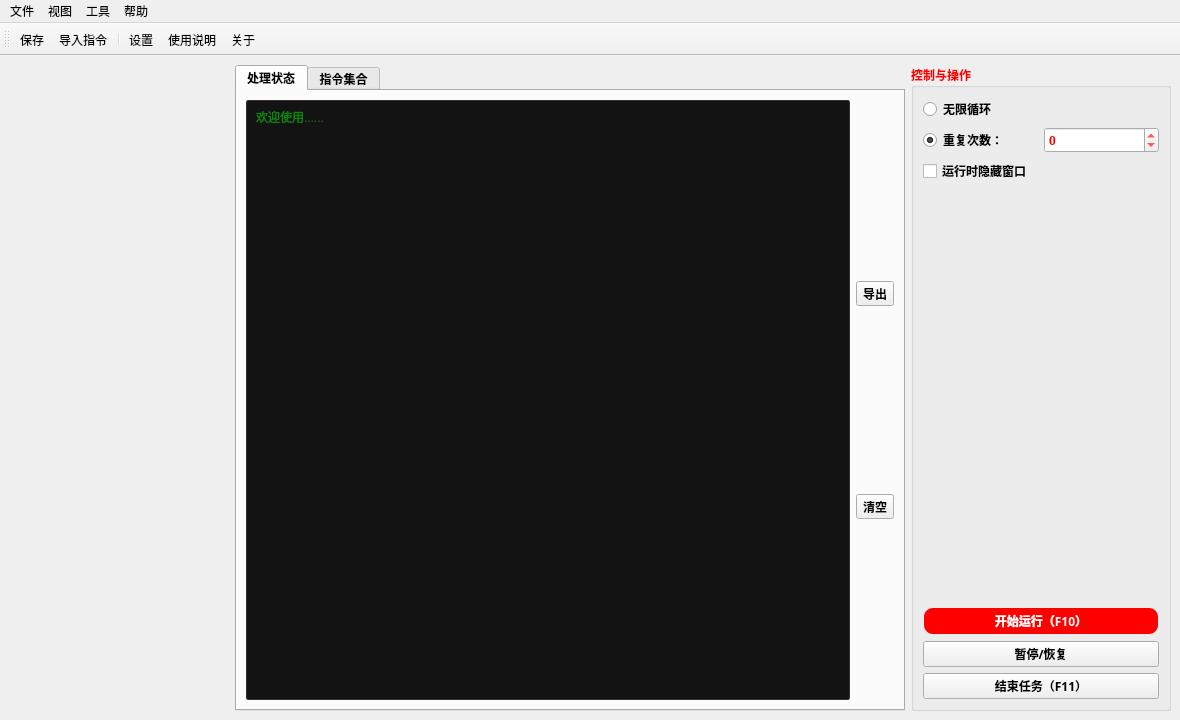
<?xml version='1.0' encoding='UTF-8'?>
<ui version="4.0">
 <class>MainWindow</class>
 <widget class="QMainWindow" name="MainWindow">
  <property name="geometry">
   <rect>
    <x>0</x>
    <y>0</y>
    <width>1180</width>
    <height>720</height>
   </rect>
  </property>
  <property name="font">
   <font>
    <family>Microsoft YaHei UI</family>
   </font>
  </property>
  <property name="windowTitle">
   <string>An Clicker    [v1.0.0 Beat]</string>
  </property>
  <property name="windowIcon">
   <iconset resource="../../images.qrc">
    <normaloff>:/按钮图标/Window/res/图标.png</normaloff>:/按钮图标/Window/res/图标.png</iconset>
  </property>
  <property name="styleSheet">
   <string notr="true" />
  </property>
  <widget class="QWidget" name="centralwidget">
   <layout class="QGridLayout" name="gridLayout_4" columnstretch="0,1,0">
    <item row="0" column="0">
     <widget class="QWidget" name="instructionPaletteHost" native="true">
      <property name="minimumSize">
       <size>
        <width>220</width>
        <height>0</height>
       </size>
      </property>
      <layout class="QVBoxLayout" name="instructionPaletteLayout">
       <property name="leftMargin">
        <number>0</number>
       </property>
       <property name="topMargin">
        <number>0</number>
       </property>
       <property name="rightMargin">
        <number>0</number>
       </property>
       <property name="bottomMargin">
        <number>0</number>
       </property>
      </layout>
     </widget>
    </item>
    <item row="0" column="1">
     <widget class="QTabWidget" name="tabWidget">
      <property name="palette">
       <palette>
        <active>
         <colorrole role="Text">
          <brush brushstyle="SolidPattern">
           <color alpha="255">
            <red>255</red>
            <green>0</green>
            <blue>0</blue>
           </color>
          </brush>
         </colorrole>
         <colorrole role="PlaceholderText">
          <brush brushstyle="NoBrush">
           <color alpha="128">
            <red>255</red>
            <green>0</green>
            <blue>0</blue>
           </color>
          </brush>
         </colorrole>
        </active>
        <inactive>
         <colorrole role="Text">
          <brush brushstyle="SolidPattern">
           <color alpha="255">
            <red>255</red>
            <green>0</green>
            <blue>0</blue>
           </color>
          </brush>
         </colorrole>
         <colorrole role="PlaceholderText">
          <brush brushstyle="NoBrush">
           <color alpha="128">
            <red>255</red>
            <green>0</green>
            <blue>0</blue>
           </color>
          </brush>
         </colorrole>
        </inactive>
        <disabled>
         <colorrole role="Text">
          <brush brushstyle="SolidPattern">
           <color alpha="255">
            <red>120</red>
            <green>120</green>
            <blue>120</blue>
           </color>
          </brush>
         </colorrole>
         <colorrole role="PlaceholderText">
          <brush brushstyle="NoBrush">
           <color alpha="128">
            <red>255</red>
            <green>0</green>
            <blue>0</blue>
           </color>
          </brush>
         </colorrole>
        </disabled>
       </palette>
      </property>
      <property name="font">
       <font>
        <family>Microsoft YaHei UI</family>
        <bold>true</bold>
       </font>
      </property>
      <property name="tabPosition">
       <enum>QTabWidget::TabPosition::North</enum>
      </property>
      <property name="tabShape">
       <enum>QTabWidget::TabShape::Rounded</enum>
      </property>
      <property name="currentIndex">
       <number>0</number>
      </property>
      <property name="elideMode">
       <enum>Qt::TextElideMode::ElideMiddle</enum>
      </property>
      <widget class="QWidget" name="tab">
       <attribute name="title">
        <string>处理状态</string>
       </attribute>
       <layout class="QHBoxLayout" name="horizontalLayout">
        <item>
         <widget class="QTextEdit" name="textEdit">
          <property name="styleSheet">
           <string notr="true">QTextEdit {
    background-color: #131313;
    color: #00ff00;
    border: 1px solid #343434;
    border-radius: 2px;
    padding: 3px;
    padding-left: 5px;
}</string>
          </property>
          <property name="placeholderText">
           <string>欢迎使用......</string>
          </property>
         </widget>
        </item>
        <item>
         <layout class="QVBoxLayout" name="verticalLayout">
          <item>
           <spacer name="verticalSpacer">
            <property name="orientation">
             <enum>Qt::Orientation::Vertical</enum>
            </property>
            <property name="sizeHint" stdset="0">
             <size>
              <width>20</width>
              <height>40</height>
             </size>
            </property>
           </spacer>
          </item>
          <item>
           <widget class="QToolButton" name="toolButton_8">
            <property name="text">
             <string>导出</string>
            </property>
            <property name="icon">
             <iconset resource="../../images.qrc">
              <normaloff>:/按钮图标/Window/res/导入指令.png</normaloff>:/按钮图标/Window/res/导入指令.png</iconset>
            </property>
           </widget>
          </item>
          <item>
           <spacer name="verticalSpacer_3">
            <property name="orientation">
             <enum>Qt::Orientation::Vertical</enum>
            </property>
            <property name="sizeHint" stdset="0">
             <size>
              <width>20</width>
              <height>40</height>
             </size>
            </property>
           </spacer>
          </item>
          <item>
           <widget class="QToolButton" name="toolButton_7">
            <property name="text">
             <string>清空</string>
            </property>
            <property name="icon">
             <iconset resource="../../images.qrc">
              <normaloff>:/按钮图标/Window/res/清除.png</normaloff>:/按钮图标/Window/res/清除.png</iconset>
            </property>
           </widget>
          </item>
          <item>
           <spacer name="verticalSpacer_2">
            <property name="orientation">
             <enum>Qt::Orientation::Vertical</enum>
            </property>
            <property name="sizeHint" stdset="0">
             <size>
              <width>20</width>
              <height>40</height>
             </size>
            </property>
           </spacer>
          </item>
         </layout>
        </item>
       </layout>
      </widget>
      <widget class="QWidget" name="tab_2">
       <attribute name="title">
        <string>指令集合</string>
       </attribute>
       <layout class="QVBoxLayout" name="verticalLayout_2">
        <item>
         <widget class="QWidget" name="nodeEditorHost" native="true">
          <layout class="QVBoxLayout" name="nodeEditorLayout">
           <property name="leftMargin">
            <number>0</number>
           </property>
           <property name="topMargin">
            <number>0</number>
           </property>
           <property name="rightMargin">
            <number>0</number>
           </property>
           <property name="bottomMargin">
            <number>0</number>
           </property>
          </layout>
         </widget>
        </item>
        <item>
         <layout class="QHBoxLayout" name="horizontalLayout_4" stretch="1,1">
          <property name="spacing">
           <number>0</number>
          </property>
          <item>
           <layout class="QHBoxLayout" name="horizontalLayout_2" stretch="1,2,1">
            <property name="spacing">
             <number>0</number>
            </property>
           </layout>
          </item>
          <item>
           <layout class="QHBoxLayout" name="horizontalLayout_3">
            <property name="spacing">
             <number>0</number>
            </property>
            <item>
             <widget class="QPushButton" name="pushButton_3">
              <property name="font">
               <font>
                <family>Microsoft YaHei</family>
                <bold>true</bold>
               </font>
              </property>
              <property name="styleSheet">
               <string notr="true">QPushButton {
    background-color: red;
    color: white;
    border-radius: 10px; /* 设置圆角半径 */
    font-family: 'Microsoft YaHei'; /* 设置字体为微软雅黑 */
    padding: 3px 5px; /* 设置内边距，使按钮看起来更美观 */
border: 2px solid transparent; /* 设置边框为透明 */
}

QPushButton:hover {
    background-color: rgb(170, 0, 0); /* 设置鼠标悬停时的背景颜色 */
}

QPushButton:pressed {
    background-color: rgb(85, 85, 127); /* 设置按钮按下时的背景颜色 */
}</string>
              </property>
              <property name="text">
               <string>设置资源文件夹</string>
              </property>
             </widget>
            </item>
           </layout>
          </item>
         </layout>
        </item>
        <item>
         <widget class="QPushButton" name="pushButton">
          <property name="palette">
           <palette>
            <active>
             <colorrole role="Button">
              <brush brushstyle="SolidPattern">
               <color alpha="255">
                <red>255</red>
                <green>0</green>
                <blue>0</blue>
               </color>
              </brush>
             </colorrole>
             <colorrole role="Text">
              <brush brushstyle="SolidPattern">
               <color alpha="255">
                <red>255</red>
                <green>0</green>
                <blue>0</blue>
               </color>
              </brush>
             </colorrole>
             <colorrole role="ButtonText">
              <brush brushstyle="SolidPattern">
               <color alpha="255">
                <red>255</red>
                <green>0</green>
                <blue>0</blue>
               </color>
              </brush>
             </colorrole>
             <colorrole role="Base">
              <brush brushstyle="SolidPattern">
               <color alpha="255">
                <red>255</red>
                <green>255</green>
                <blue>255</blue>
               </color>
              </brush>
             </colorrole>
             <colorrole role="Window">
              <brush brushstyle="SolidPattern">
               <color alpha="255">
                <red>255</red>
                <green>0</green>
                <blue>0</blue>
               </color>
              </brush>
             </colorrole>
             <colorrole role="PlaceholderText">
              <brush brushstyle="NoBrush">
               <color alpha="128">
                <red>255</red>
                <green>0</green>
                <blue>0</blue>
               </color>
              </brush>
             </colorrole>
            </active>
            <inactive>
             <colorrole role="Button">
              <brush brushstyle="SolidPattern">
               <color alpha="255">
                <red>255</red>
                <green>0</green>
                <blue>0</blue>
               </color>
              </brush>
             </colorrole>
             <colorrole role="Text">
              <brush brushstyle="SolidPattern">
               <color alpha="255">
                <red>255</red>
                <green>0</green>
                <blue>0</blue>
               </color>
              </brush>
             </colorrole>
             <colorrole role="ButtonText">
              <brush brushstyle="SolidPattern">
               <color alpha="255">
                <red>255</red>
                <green>0</green>
                <blue>0</blue>
               </color>
              </brush>
             </colorrole>
             <colorrole role="Base">
              <brush brushstyle="SolidPattern">
               <color alpha="255">
                <red>255</red>
                <green>255</green>
                <blue>255</blue>
               </color>
              </brush>
             </colorrole>
             <colorrole role="Window">
              <brush brushstyle="SolidPattern">
               <color alpha="255">
                <red>255</red>
                <green>0</green>
                <blue>0</blue>
               </color>
              </brush>
             </colorrole>
             <colorrole role="PlaceholderText">
              <brush brushstyle="NoBrush">
               <color alpha="128">
                <red>255</red>
                <green>0</green>
                <blue>0</blue>
               </color>
              </brush>
             </colorrole>
            </inactive>
            <disabled>
             <colorrole role="Button">
              <brush brushstyle="SolidPattern">
               <color alpha="77">
                <red>249</red>
                <green>249</green>
                <blue>249</blue>
               </color>
              </brush>
             </colorrole>
             <colorrole role="Text">
              <brush brushstyle="SolidPattern">
               <color alpha="255">
                <red>120</red>
                <green>120</green>
                <blue>120</blue>
               </color>
              </brush>
             </colorrole>
             <colorrole role="ButtonText">
              <brush brushstyle="SolidPattern">
               <color alpha="92">
                <red>0</red>
                <green>0</green>
                <blue>0</blue>
               </color>
              </brush>
             </colorrole>
             <colorrole role="Base">
              <brush brushstyle="SolidPattern">
               <color alpha="255">
                <red>255</red>
                <green>0</green>
                <blue>0</blue>
               </color>
              </brush>
             </colorrole>
             <colorrole role="Window">
              <brush brushstyle="SolidPattern">
               <color alpha="255">
                <red>255</red>
                <green>0</green>
                <blue>0</blue>
               </color>
              </brush>
             </colorrole>
             <colorrole role="PlaceholderText">
              <brush brushstyle="NoBrush">
               <color alpha="128">
                <red>255</red>
                <green>0</green>
                <blue>0</blue>
               </color>
              </brush>
             </colorrole>
            </disabled>
           </palette>
          </property>
          <property name="font">
           <font>
            <family>微软雅黑</family>
            <pointsize>10</pointsize>
            <italic>false</italic>
            <bold>true</bold>
           </font>
          </property>
          <property name="styleSheet">
           <string notr="true" />
          </property>
          <property name="text">
           <string>添加指令（Ctrl+Enter）</string>
          </property>
          <property name="iconSize">
           <size>
            <width>40</width>
            <height>20</height>
           </size>
          </property>
          <property name="shortcut">
           <string>Ctrl+Return</string>
          </property>
         </widget>
        </item>
       </layout>
      </widget>
     </widget>
    </item>
    <item row="0" column="2">
     <widget class="QGroupBox" name="groupBox_3">
      <property name="minimumSize">
       <size>
        <width>260</width>
        <height>0</height>
       </size>
      </property>
      <property name="palette">
       <palette>
        <active>
         <colorrole role="WindowText">
          <brush brushstyle="SolidPattern">
           <color alpha="255">
            <red>255</red>
            <green>0</green>
            <blue>0</blue>
           </color>
          </brush>
         </colorrole>
        </active>
        <inactive>
         <colorrole role="WindowText">
          <brush brushstyle="SolidPattern">
           <color alpha="255">
            <red>255</red>
            <green>0</green>
            <blue>0</blue>
           </color>
          </brush>
         </colorrole>
        </inactive>
        <disabled>
         <colorrole role="WindowText">
          <brush brushstyle="SolidPattern">
           <color alpha="255">
            <red>120</red>
            <green>120</green>
            <blue>120</blue>
           </color>
          </brush>
         </colorrole>
        </disabled>
       </palette>
      </property>
      <property name="font">
       <font>
        <family>微软雅黑</family>
        <bold>true</bold>
       </font>
      </property>
      <property name="title">
       <string>控制与操作</string>
      </property>
      <layout class="QGridLayout" name="gridLayout_2">
       <item row="1" column="0">
        <widget class="QRadioButton" name="radioButton_2">
         <property name="enabled">
          <bool>true</bool>
         </property>
         <property name="palette">
          <palette>
           <active>
            <colorrole role="WindowText">
             <brush brushstyle="SolidPattern">
              <color alpha="255">
               <red>0</red>
               <green>0</green>
               <blue>0</blue>
              </color>
             </brush>
            </colorrole>
           </active>
           <inactive>
            <colorrole role="WindowText">
             <brush brushstyle="SolidPattern">
              <color alpha="255">
               <red>0</red>
               <green>0</green>
               <blue>0</blue>
              </color>
             </brush>
            </colorrole>
           </inactive>
           <disabled>
            <colorrole role="WindowText">
             <brush brushstyle="SolidPattern">
              <color alpha="255">
               <red>120</red>
               <green>120</green>
               <blue>120</blue>
              </color>
             </brush>
            </colorrole>
            <colorrole role="Button">
             <brush brushstyle="SolidPattern">
              <color alpha="77">
               <red>249</red>
               <green>249</green>
               <blue>249</blue>
              </color>
             </brush>
            </colorrole>
            <colorrole role="ButtonText">
             <brush brushstyle="SolidPattern">
              <color alpha="92">
               <red>0</red>
               <green>0</green>
               <blue>0</blue>
              </color>
             </brush>
            </colorrole>
           </disabled>
          </palette>
         </property>
         <property name="text">
          <string>重复次数：</string>
         </property>
         <property name="checked">
          <bool>true</bool>
         </property>
        </widget>
       </item>
       <item row="0" column="0">
        <widget class="QRadioButton" name="radioButton">
         <property name="palette">
          <palette>
           <active>
            <colorrole role="WindowText">
             <brush brushstyle="SolidPattern">
              <color alpha="255">
               <red>0</red>
               <green>0</green>
               <blue>0</blue>
              </color>
             </brush>
            </colorrole>
           </active>
           <inactive>
            <colorrole role="WindowText">
             <brush brushstyle="SolidPattern">
              <color alpha="255">
               <red>0</red>
               <green>0</green>
               <blue>0</blue>
              </color>
             </brush>
            </colorrole>
           </inactive>
           <disabled>
            <colorrole role="WindowText">
             <brush brushstyle="SolidPattern">
              <color alpha="255">
               <red>120</red>
               <green>120</green>
               <blue>120</blue>
              </color>
             </brush>
            </colorrole>
            <colorrole role="Button">
             <brush brushstyle="SolidPattern">
              <color alpha="77">
               <red>249</red>
               <green>249</green>
               <blue>249</blue>
              </color>
             </brush>
            </colorrole>
            <colorrole role="ButtonText">
             <brush brushstyle="SolidPattern">
              <color alpha="92">
               <red>0</red>
               <green>0</green>
               <blue>0</blue>
              </color>
             </brush>
            </colorrole>
           </disabled>
          </palette>
         </property>
         <property name="text">
          <string>无限循环</string>
         </property>
        </widget>
       </item>
       <item row="1" column="1">
        <widget class="QSpinBox" name="spinBox">
         <property name="palette">
          <palette>
           <active>
            <colorrole role="Text">
             <brush brushstyle="SolidPattern">
              <color alpha="255">
               <red>255</red>
               <green>0</green>
               <blue>0</blue>
              </color>
             </brush>
            </colorrole>
            <colorrole role="PlaceholderText">
             <brush brushstyle="NoBrush">
              <color alpha="128">
               <red>255</red>
               <green>0</green>
               <blue>0</blue>
              </color>
             </brush>
            </colorrole>
           </active>
           <inactive>
            <colorrole role="Text">
             <brush brushstyle="SolidPattern">
              <color alpha="255">
               <red>255</red>
               <green>0</green>
               <blue>0</blue>
              </color>
             </brush>
            </colorrole>
            <colorrole role="PlaceholderText">
             <brush brushstyle="NoBrush">
              <color alpha="128">
               <red>255</red>
               <green>0</green>
               <blue>0</blue>
              </color>
             </brush>
            </colorrole>
           </inactive>
           <disabled>
            <colorrole role="Text">
             <brush brushstyle="SolidPattern">
              <color alpha="255">
               <red>120</red>
               <green>120</green>
               <blue>120</blue>
              </color>
             </brush>
            </colorrole>
            <colorrole role="PlaceholderText">
             <brush brushstyle="NoBrush">
              <color alpha="128">
               <red>255</red>
               <green>0</green>
               <blue>0</blue>
              </color>
             </brush>
            </colorrole>
           </disabled>
          </palette>
         </property>
         <property name="font">
          <font>
           <family>SimSun</family>
           <bold>true</bold>
          </font>
         </property>
         <property name="minimum">
          <number>-1</number>
         </property>
         <property name="maximum">
          <number>1000000</number>
         </property>
         <property name="displayIntegerBase">
          <number>10</number>
         </property>
        </widget>
       </item>
       <item row="2" column="0">
        <widget class="QCheckBox" name="checkBox_2">
         <property name="palette">
          <palette>
           <active>
            <colorrole role="WindowText">
             <brush brushstyle="SolidPattern">
              <color alpha="255">
               <red>0</red>
               <green>0</green>
               <blue>0</blue>
              </color>
             </brush>
            </colorrole>
           </active>
           <inactive>
            <colorrole role="WindowText">
             <brush brushstyle="SolidPattern">
              <color alpha="255">
               <red>0</red>
               <green>0</green>
               <blue>0</blue>
              </color>
             </brush>
            </colorrole>
           </inactive>
           <disabled>
            <colorrole role="WindowText">
             <brush brushstyle="SolidPattern">
              <color alpha="255">
               <red>120</red>
               <green>120</green>
               <blue>120</blue>
              </color>
             </brush>
            </colorrole>
            <colorrole role="Button">
             <brush brushstyle="SolidPattern">
              <color alpha="77">
               <red>249</red>
               <green>249</green>
               <blue>249</blue>
              </color>
             </brush>
            </colorrole>
            <colorrole role="ButtonText">
             <brush brushstyle="SolidPattern">
              <color alpha="92">
               <red>0</red>
               <green>0</green>
               <blue>0</blue>
              </color>
             </brush>
            </colorrole>
           </disabled>
          </palette>
         </property>
         <property name="text">
          <string>运行时隐藏窗口</string>
         </property>
        </widget>
       </item>
       <item row="4" column="0" colspan="2">
         <spacer name="verticalSpacer_4">
          <property name="orientation">
           <enum>Qt::Orientation::Vertical</enum>
          </property>
          <property name="sizeHint" stdset="0">
           <size>
            <width>20</width>
            <height>40</height>
           </size>
          </property>
         </spacer>
       </item>
       <item row="5" column="0" colspan="2">
         <widget class="QPushButton" name="pushButton_5">
          <property name="font">
           <font>
            <family>Microsoft YaHei</family>
            <bold>true</bold>
           </font>
          </property>
          <property name="styleSheet">
           <string notr="true">QPushButton {
    background-color: red;
    color: white;
    border-radius: 10px;
    font-family: 'Microsoft YaHei';
    padding: 3px 5px;
    border: 2px solid transparent;
}

QPushButton:hover {
    background-color: rgb(170, 0, 0);
}

QPushButton:pressed {
    background-color: rgb(85, 85, 127);
}</string>
          </property>
          <property name="text">
           <string>开始运行（F10）</string>
          </property>
         </widget>
       </item>
       <item row="6" column="0" colspan="2">
         <widget class="QPushButton" name="pushButton_7">
          <property name="font">
           <font>
            <family>微软雅黑</family>
            <bold>true</bold>
           </font>
          </property>
          <property name="text">
           <string>暂停/恢复</string>
          </property>
         </widget>
       </item>
       <item row="7" column="0" colspan="2">
         <widget class="QPushButton" name="pushButton_6">
          <property name="font">
           <font>
            <family>微软雅黑</family>
            <bold>true</bold>
           </font>
          </property>
          <property name="text">
           <string>结束任务（F11）</string>
          </property>
         </widget>
       </item>
       </layout>
      </widget>
     </item>
   </layout>
  </widget>
  <widget class="QMenuBar" name="menubar">
   <property name="geometry">
    <rect>
     <x>0</x>
     <y>0</y>
     <width>1180</width>
     <height>33</height>
    </rect>
   </property>
   <widget class="QMenu" name="menu">
    <property name="title">
     <string>文件</string>
    </property>
    <widget class="QMenu" name="menu_5">
     <property name="title">
      <string>另存为</string>
     </property>
     <addaction name="actiona" />
    </widget>
    <widget class="QMenu" name="menuzv">
     <property name="title">
      <string>最近打开</string>
     </property>
    </widget>
    <addaction name="menu_5" />
    <addaction name="separator" />
    <addaction name="actionf" />
    <addaction name="menuzv" />
   </widget>
   <widget class="QMenu" name="menu_2">
    <property name="title">
     <string>帮助</string>
    </property>
    <addaction name="actionabout" />
    <addaction name="actionhelp" />
    <addaction name="actionk" />
   </widget>
   <widget class="QMenu" name="menu_4">
    <property name="title">
     <string>工具</string>
    </property>
    <addaction name="actions_2" />
   </widget>
   <widget class="QMenu" name="menu_3">
    <property name="title">
     <string>视图</string>
    </property>
    <addaction name="actiong" />
   </widget>
   <addaction name="menu" />
   <addaction name="menu_3" />
   <addaction name="menu_4" />
   <addaction name="menu_2" />
  </widget>
  <widget class="QToolBar" name="toolBar">
   <property name="enabled">
    <bool>true</bool>
   </property>
   <property name="windowTitle">
    <string>toolBar</string>
   </property>
   <attribute name="toolBarArea">
    <enum>TopToolBarArea</enum>
   </attribute>
   <attribute name="toolBarBreak">
    <bool>false</bool>
   </attribute>
   <addaction name="actionx" />
   <addaction name="actionf" />
   <addaction name="separator" />
   <addaction name="actions_2" />
   <addaction name="actionhelp" />
   <addaction name="actionabout" />
  </widget>
  <action name="actionabout">
   <property name="icon">
    <iconset resource="../../images.qrc">
     <normaloff>:/按钮图标/Window/res/关于.png</normaloff>:/按钮图标/Window/res/关于.png</iconset>
   </property>
   <property name="text">
    <string>关于</string>
   </property>
  </action>
  <action name="actionhelp">
   <property name="icon">
    <iconset resource="../../images.qrc">
     <normaloff>:/按钮图标/Window/res/帮助.png</normaloff>:/按钮图标/Window/res/帮助.png</iconset>
   </property>
   <property name="text">
    <string>使用说明</string>
   </property>
  </action>
  <action name="actionb">
   <property name="icon">
    <iconset resource="../../images.qrc">
     <normaloff>:/按钮图标/Window/res/保存.png</normaloff>:/按钮图标/Window/res/保存.png</iconset>
   </property>
   <property name="text">
    <string>另存为DB</string>
   </property>
  </action>
  <action name="setting">
   <property name="icon">
    <iconset resource="../../images.qrc">
     <normaloff>:/按钮图标/Window/res/设置.png</normaloff>:/按钮图标/Window/res/设置.png</iconset>
   </property>
   <property name="text">
    <string>设置</string>
   </property>
  </action>
  <action name="actionf">
   <property name="icon">
    <iconset resource="../../images.qrc">
     <normaloff>:/按钮图标/Window/res/导入指令.png</normaloff>:/按钮图标/Window/res/导入指令.png</iconset>
   </property>
   <property name="text">
    <string>导入指令</string>
   </property>
   <property name="shortcut">
    <string>Ctrl+D</string>
   </property>
  </action>
  <action name="actions_2">
   <property name="icon">
    <iconset resource="../../images.qrc">
     <normaloff>:/按钮图标/Window/res/设置.png</normaloff>:/按钮图标/Window/res/设置.png</iconset>
   </property>
   <property name="text">
    <string>设置</string>
   </property>
   <property name="shortcut">
    <string>Ctrl+I</string>
   </property>
  </action>
  <action name="actiong">
   <property name="checkable">
    <bool>true</bool>
   </property>
   <property name="checked">
    <bool>false</bool>
   </property>
   <property name="text">
    <string>工具栏</string>
   </property>
  </action>
  <action name="actiona">
   <property name="icon">
    <iconset resource="../../images.qrc">
     <normaloff>:/按钮图标/Window/res/保存.png</normaloff>:/按钮图标/Window/res/保存.png</iconset>
   </property>
   <property name="text">
    <string>另保存为Excel</string>
   </property>
   <property name="shortcut">
    <string>Ctrl+Alt+S</string>
   </property>
  </action>
  <action name="actionk">
   <property name="icon">
    <iconset resource="../../images.qrc">
     <normaloff>:/按钮图标/Window/res/帮助.png</normaloff>:/按钮图标/Window/res/帮助.png</iconset>
   </property>
   <property name="text">
    <string>快捷键说明</string>
   </property>
  </action>
  <action name="actionx">
   <property name="icon">
    <iconset resource="../../images.qrc">
     <normaloff>:/按钮图标/Window/res/保存.png</normaloff>:/按钮图标/Window/res/保存.png</iconset>
   </property>
   <property name="text">
    <string>保存</string>
   </property>
   <property name="shortcut">
    <string>Ctrl+S</string>
   </property>
  </action>
  <action name="actionceui_1">
   <property name="text">
    <string>ceui_1</string>
   </property>
  </action>
  <action name="actiondh">
   <property name="text">
    <string>dh</string>
   </property>
  </action>
 </widget>
 <resources>
  <include location="../../images.qrc" />
 </resources>
 <connections>
  <connection>
   <sender>actiong</sender>
   <signal>toggled(bool)</signal>
   <receiver>toolBar</receiver>
   <slot>setVisible(bool)</slot>
   <hints>
    <hint type="sourcelabel">
     <x>-1</x>
     <y>-1</y>
    </hint>
    <hint type="destinationlabel">
     <x>287</x>
     <y>38</y>
    </hint>
   </hints>
  </connection>
  <connection>
   <sender>toolButton_7</sender>
   <signal>clicked()</signal>
   <receiver>textEdit</receiver>
   <slot>clear()</slot>
   <hints>
    <hint type="sourcelabel">
     <x>524</x>
     <y>413</y>
    </hint>
    <hint type="destinationlabel">
     <x>263</x>
     <y>334</y>
    </hint>
   </hints>
  </connection>
 </connections>
</ui>
